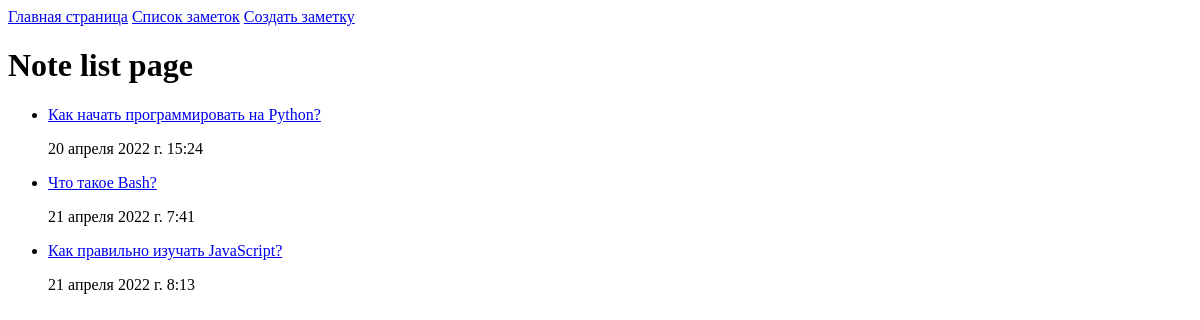
Page /notes/ on the earlier database version.
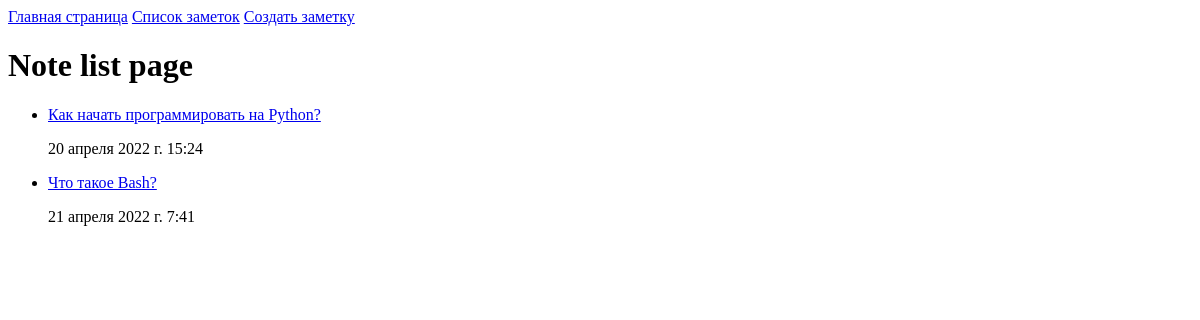
Same page on the later database version.
### app/models.py (models this page shows, shortened)
class Note(models.Model):
    name = models.CharField(verbose_name="Наименование заметки",
                            max_length=128,
                            null=False)
    text = models.TextField(verbose_name="Текст заметки",
                            null=False)
    date_published = models.DateTimeField(verbose_name="Дата публикации",
                                          default=timezone.now,
                                          null=False)
    slug = models.SlugField(verbose_name="Уникальная ссылка",
                            max_length=148,
                            unique=True)
    class Meta:
        verbose_name = "Заметка"
        verbose_name_plural = "Список заметок"

### app/views.py (the view)
# urls.py: path('notes/', views.notes_list, name="notes_list"),
def notes_list(request):
    context = {'notes': []}
    for note_object in Note.objects.all():
        context['notes'].append({
            'name': note_object.name,
            'date': note_object.date_published,
            'slug': note_object.slug
        })
    return render(request, "notes_list.html", context=context)

### templates/notes_list.html (shortened to what this page needs)
{% extends "base.html" %}
{% load static %}
{% block content %}
  <h1>Note list page</h1>
  <ul>
    {% for note in notes %}
      <li>
        <a href="{% url 'note' note.slug %}">{{ note.name }}</a>
        <p>{{ note.date }}</p>
      </li>
    {% endfor %}
  </ul>
{% endblock %}

Differences in the rows shown:
removed Note: name "Как правильно изучать JavaScript?", date "21 апреля 2022 г. 8:13"
